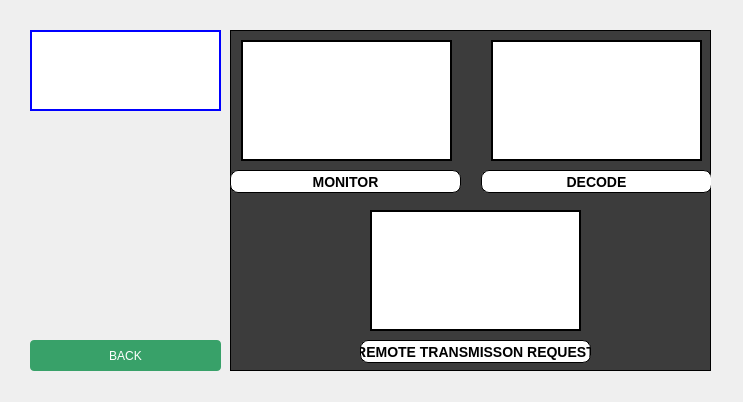
<?xml version="1.0" encoding="UTF-8"?>
<ui version="4.0">
 <class>Toyota</class>
 <widget class="QDialog" name="Toyota">
  <property name="geometry">
   <rect>
    <x>0</x>
    <y>0</y>
    <width>743</width>
    <height>402</height>
   </rect>
  </property>
  <property name="windowTitle">
   <string>Dialog</string>
  </property>
  <widget class="QFrame" name="frame">
   <property name="geometry">
    <rect>
     <x>230</x>
     <y>30</y>
     <width>481</width>
     <height>341</height>
    </rect>
   </property>
   <property name="styleSheet">
    <string notr="true">border: 1px solid black;
background-color: rgb(60, 60, 60);</string>
   </property>
   <property name="frameShape">
    <enum>QFrame::Shape::StyledPanel</enum>
   </property>
   <property name="frameShadow">
    <enum>QFrame::Shadow::Raised</enum>
   </property>
   <widget class="QPushButton" name="pushButton_8">
    <property name="geometry">
     <rect>
      <x>130</x>
      <y>310</y>
      <width>231</width>
      <height>23</height>
     </rect>
    </property>
    <property name="styleSheet">
     <string notr="true">

QPushButton {
	font-family: 'Roboto', sans-serif;
    font-size: 14px;
    font-weight: 500;
    border-radius: 8px;
    color: rgb(0, 0, 0);
    border: 1px solid black;
	background-color: rgb(255, 255, 255);
    
}

</string>
    </property>
    <property name="text">
     <string>REMOTE TRANSMISSON REQUEST</string>
    </property>
   </widget>
   <widget class="QLabel" name="label_4">
    <property name="geometry">
     <rect>
      <x>140</x>
      <y>180</y>
      <width>211</width>
      <height>121</height>
     </rect>
    </property>
    <property name="styleSheet">
     <string notr="true">image: url(:/Assets/remote-frame-control-field.jpg);
background-color: rgb(255, 255, 255);
border: 2px solid black;</string>
    </property>
    <property name="text">
     <string/>
    </property>
   </widget>
   <widget class="QPushButton" name="pushButton_6">
    <property name="geometry">
     <rect>
      <x>251</x>
      <y>140</y>
      <width>231</width>
      <height>23</height>
     </rect>
    </property>
    <property name="styleSheet">
     <string notr="true">

QPushButton {
	font-family: 'Roboto', sans-serif;
    font-size: 14px;
    font-weight: 500;
    border-radius: 8px;
    color: rgb(0, 0, 0);
    border: 1px solid black;
	background-color: rgb(255, 255, 255);
    
}

</string>
    </property>
    <property name="text">
     <string>DECODE</string>
    </property>
   </widget>
   <widget class="QPushButton" name="pushButtonMonitor">
    <property name="geometry">
     <rect>
      <x>0</x>
      <y>140</y>
      <width>231</width>
      <height>23</height>
     </rect>
    </property>
    <property name="styleSheet">
     <string notr="true">

QPushButton {
	font-family: 'Roboto', sans-serif;
    font-size: 14px;
    font-weight: 500;
    border-radius: 8px;
    color: rgb(0, 0, 0);
    border: 1px solid black;
	background-color: rgb(255, 255, 255);
    
}

</string>
    </property>
    <property name="text">
     <string>MONITOR</string>
    </property>
   </widget>
   <widget class="QLabel" name="label_2">
    <property name="geometry">
     <rect>
      <x>11</x>
      <y>10</y>
      <width>211</width>
      <height>121</height>
     </rect>
    </property>
    <property name="styleSheet">
     <string notr="true">image: url(:/Assets/minotor_imager.png);
border: 2px solid black;
background-color: rgb(255, 255, 255);</string>
    </property>
    <property name="text">
     <string/>
    </property>
   </widget>
   <widget class="QLabel" name="label">
    <property name="geometry">
     <rect>
      <x>261</x>
      <y>10</y>
      <width>211</width>
      <height>121</height>
     </rect>
    </property>
    <property name="styleSheet">
     <string notr="true">image: url(:/Assets/decode.jpg);
background-color: rgb(255, 255, 255);
border: 2px solid black;</string>
    </property>
    <property name="text">
     <string/>
    </property>
   </widget>
  </widget>
  <widget class="QLabel" name="label_6">
   <property name="geometry">
    <rect>
     <x>30</x>
     <y>120</y>
     <width>191</width>
     <height>211</height>
    </rect>
   </property>
   <property name="styleSheet">
    <string notr="true">image: url(:/Assets/backGroImage.jpg);</string>
   </property>
   <property name="text">
    <string/>
   </property>
  </widget>
  <widget class="QLabel" name="label_5">
   <property name="geometry">
    <rect>
     <x>30</x>
     <y>30</y>
     <width>191</width>
     <height>81</height>
    </rect>
   </property>
   <property name="styleSheet">
    <string notr="true">image: url(:/Car_logos/toyota logo.png);
border: 2px solid blue;
background-color: rgb(255, 255, 255);</string>
   </property>
   <property name="text">
    <string/>
   </property>
  </widget>
  <widget class="QPushButton" name="buttonHome">
   <property name="geometry">
    <rect>
     <x>30</x>
     <y>340</y>
     <width>191</width>
     <height>31</height>
    </rect>
   </property>
   <property name="styleSheet">
    <string notr="true">background-color: #38A169; color: white;
border-radius: 4px;</string>
   </property>
   <property name="text">
    <string>BACK</string>
   </property>
  </widget>
 </widget>
 <resources/>
 <connections/>
</ui>
